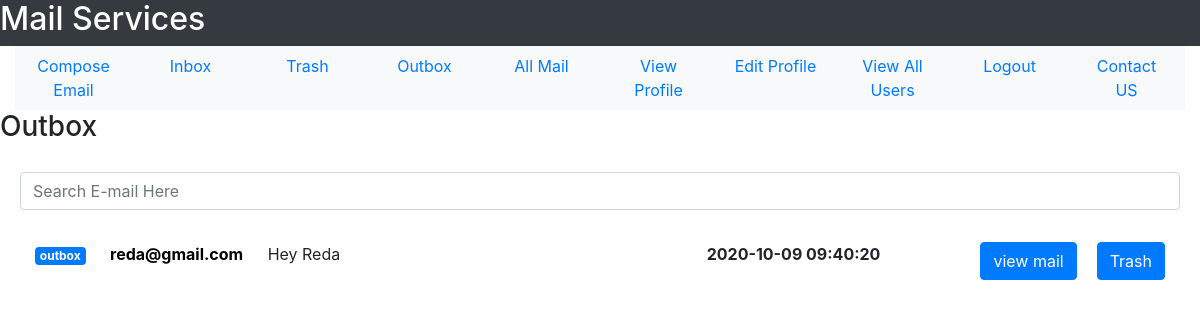
Page /outbox (signed in) on the earlier database version.
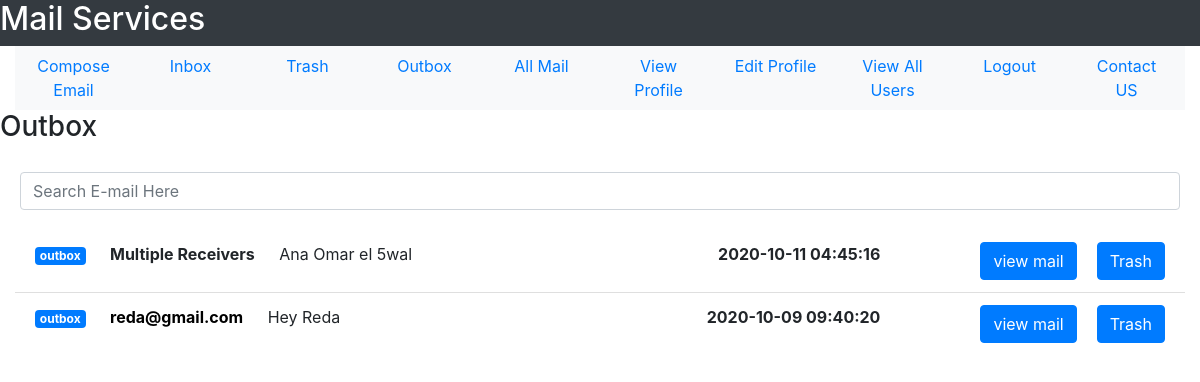
Same page on the later database version.
### tables this page shows
CREATE TABLE mail(mail_id INTEGER PRIMARY KEY, sender_id INTEGER NOT NULL, receiver_id INTEGER NOT NULL, mail_subject TEXT, mail_body TEXT,  mail_date TEXT NOT NULL,mail_seen INTEGER DEFAULT 0 CHECK(mail_seen == 0 OR mail_seen == 1), sender_trashed INTEGER DEFAULT 0 CHECK(sender_trashed == 0 OR sender_trashed == 1), receiver_trashed INTEGER DEFAULT 0 CHECK(receiver_trashed == 0 OR receiver_trashed == 1), multiple_receivers INTEGER DEFAULT 0 CHECK(multiple_receivers == 0 OR multiple_receivers == 1), FOREIGN KEY(sender_id, receiver_id) REFERENCES user(user_id, user_id));

### User/User_Mail/user_mail.py (the view)
@user_mail_bp.route("/outbox")
def see_outbox():
    outbox = return_outbox(get_user_id(session["email"]))
    return render_template("User_Mail/outbox.html", outbox_mails = outbox)

### User/User_Mail/user_mail.py (called while the page is built)
def get_user_id(user_email):
    sqlite_connection = sqlite3.connect('MAIL_DB.db')
    select_user_query = """SELECT user_id FROM user WHERE user_email = ?;"""
    select_user_query_data = (user_email,)
    user_record = sqlite_connection.execute(select_user_query, select_user_query_data)
    user_id = 0
    for data in user_record:
        user_id = data[0]
    sqlite_connection.close()
    return user_id

def get_user_email(user_id):
    sqlite_connection = sqlite3.connect('MAIL_DB.db')
    select_user_query = """SELECT user_email FROM user WHERE user_id = ?;"""
    select_user_query_data = (user_id,)
    user_record = sqlite_connection.execute(select_user_query, select_user_query_data)
    user_email = ""
    for data in user_record:
        user_email = data[0]
    sqlite_connection.close()
    return user_email

def remove_milli_seconds(full_date):
    date = datetime.strptime(full_date, '%Y-%m-%d %H:%M:%S.%f')
    return date.strftime('%Y-%m-%d %H:%M:%S')

### User/User_Mail/templates/User_Mail/outbox.html (shortened to what this page needs)
<!DOCTYPE html>
<html lang = "en">
    <head>
        <link rel="stylesheet" href="https://maxcdn.bootstrapcdn.com/bootstrap/4.5.2/css/bootstrap.min.css">
    </head>
<body>
    <div class = "container-fluid">
    <div class = "row bg-dark text-white">
        <h2>Mail Services</h2>
    </div>
    <div>
        <ul class = "nav nav-justified bg-light">
            <li class = 'nav-item'>
                <a href = "{{url_for('user_mail_bp.compose_email')}}" class = 'nav-link'>Compose Email</a>
            </li>
            <li class = 'nav-item'>
                <a href = "{{url_for('user_mail_bp.see_inbox')}}" class = 'nav-link'>Inbox</a>
            </li>
            <li class = 'nav-item'>
                <a href = "{{url_for('user_mail_bp.trash')}}" class = 'nav-link'>Trash</a>
            </li>
            <li class = 'nav-item'>
                <a href = "{{url_for('user_mail_bp.see_outbox')}}" class = 'nav-link'>Outbox</a>
            </li>
            <li class = 'nav-item'>
                <a href = "{{url_for('user_mail_bp.see_all_mail')}}" class = 'nav-link'>All Mail</a>
            </li>
            <li class = 'nav-item'>
                <a href = "{{url_for('user_profile_bp.view_profile')}}" class = 'nav-link'>View Profile</a>
            </li>
            <li class = 'nav-item'>
                <a href = "{{url_for('user_profile_bp.edit_profile_form')}}" class = 'nav-link'>Edit Profile</a>
            </li>
            <li class = 'nav-item'>
                <a href = "{{url_for('user_profile_bp.view_all_users')}}" class = 'nav-link'>View All Users</a>
            </li>
            <li class = 'nav-item'>
                <a href = "{{url_for('user_profile_bp.logout')}}" class = 'nav-link'>Logout</a>
            </li>
            <li class = 'nav-item'>
                <a href = "{{url_for('user_profile_bp.contact_us')}}" class = 'nav-link'>Contact US</a>
            </li>
        </ul>
    </div>
    <div class = "row">
        <h3>Outbox</h3>
    </div>
    <div class = "row">
        <input type = "text" id = "searchBar" class = "form-control" placeholder = "Search E-mail Here" style = "margin: 20px;">
    </div>
    <div>
       <ul class = "list-group list-group-flush">
           {% for mail in outbox_mails %}
           <li class = "list-group-item">
               <span class = "badge badge-primary">outbox</span>
               {% if mail["receiver_mail"] != "Multiple Receivers"%}
                    <a href = "{{url_for('user_mail_bp.compose_to_email', user_mail = mail['receiver_mail'])}}" style = "color: black;">
                        <strong style = "margin-left: 20px;" id = "userMail">{{mail['receiver_mail']}}</strong>
                    </a>
                {% else %}
                    <strong style = "margin-left: 20px;" id = "userMail">{{mail['receiver_mail']}}</strong>
                {% endif %}
               <span style = "margin-left: 20px;" id = "mailSubject">{{mail['mail_subject']}}</span>
               <a href = "{{url_for('user_mail_bp.outbox_to_trash', mail_id = mail['mail_id'])}}"
               class = "btn btn-primary float-right" style = "margin-left: 20px;">Trash</a>
               <a href = "{{url_for('user_mail_bp.view_mail', mail_id = mail['mail_id'])}}"
               class = "btn btn-primary float-right">view mail</a>
               <strong style = "margin-right: 100px;" class = "float-right">{{mail['mail_date']}}</strong>
           </li>
           {% endfor %}
       </ul>
    </div>
    </div>
</body>
</html>

Differences in the rows shown:
added mail: mail_subject "Ana Omar el 5wal"
Other differences:
new list line: "outbox Multiple Receivers Trash view mail 2020-10-11 04:45:16"
